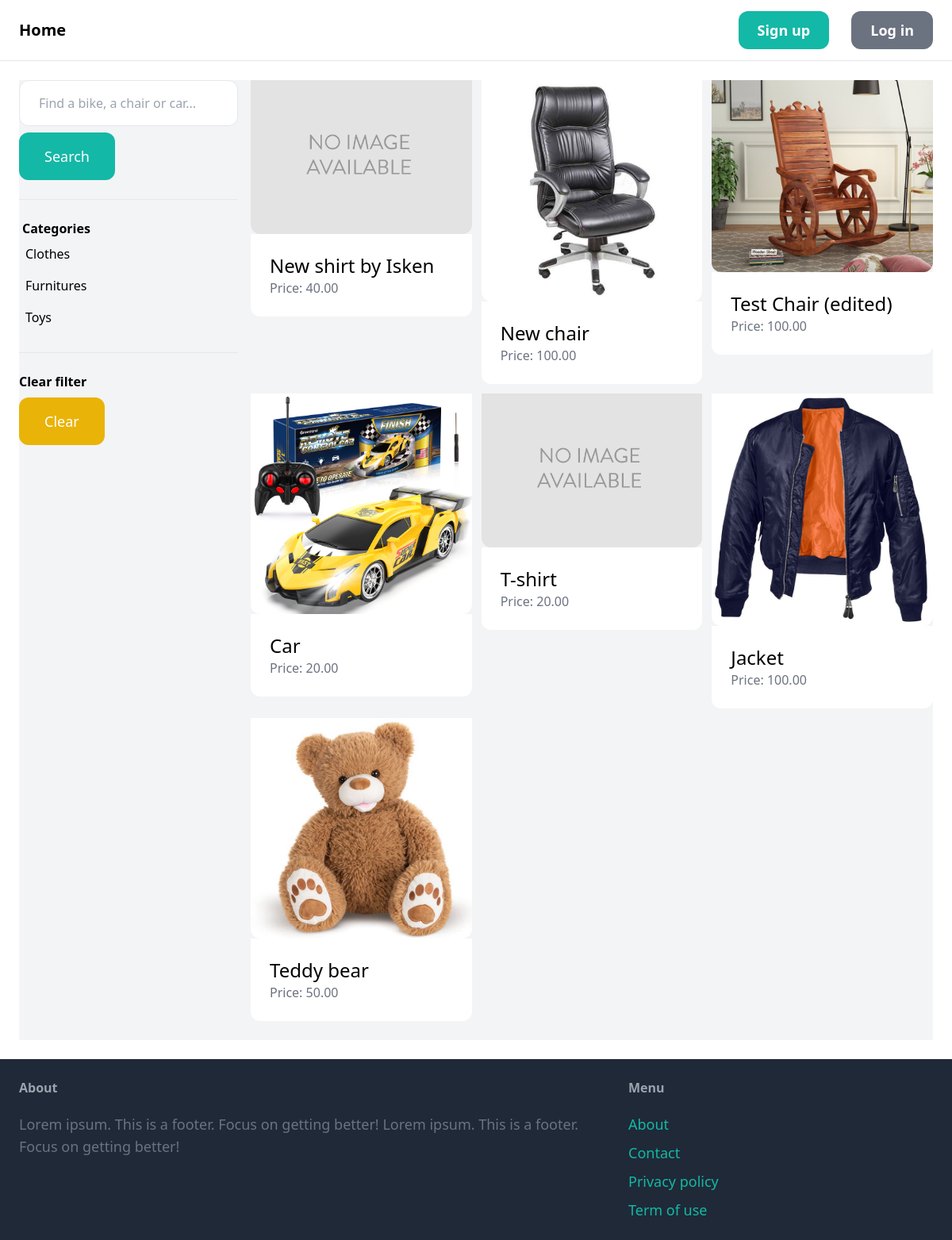
Screenshot of /item/browse/ with the database file from the repository.
### item/models.py (models this page shows, shortened)
class Category(models.Model):
    name = models.CharField(max_length=200)
    slug = models.SlugField(max_length=200, unique=True)
    class Meta:
        ordering = ["name"]
        verbose_name = "category"
        verbose_name_plural = "categories"

class Item(models.Model):
    category = models.ForeignKey(
        Category, related_name="items", on_delete=models.CASCADE
    )
    name = models.CharField(max_length=200)
    slug = models.SlugField(max_length=200)
    description = models.TextField(blank=True, null=True)
    price = models.DecimalField(max_digits=10, decimal_places=2)
    is_sold = models.BooleanField(default=False)
    created_at = models.DateTimeField(auto_now_add=True)
    image = models.ImageField(upload_to="item_images/%Y/%m/%d", blank=True, null=True)
    created_by = models.ForeignKey(User, related_name="items", on_delete=models.CASCADE)
    def get_absolute_url(self):
        return reverse("detail", args=[self.id, self.slug])
    class Meta:
        ordering = ["-created_at"]
        indexes = [
            models.Index(fields=["id", "slug"]),
            models.Index(fields=["name"]),
            models.Index(fields=["created_at"]),
        ]

### item/views.py (the view)
# urls.py: path("browse/", views.browse, name="browse"),
def browse(request):
    query = request.GET.get("query", "")
    category_id = request.GET.get("category", 0)
    categories = Category.objects.all()
    items = Item.objects.filter(is_sold=False)
    if category_id:
        items = items.filter(
            category_id=category_id,
        )
    if query:
        items = items.filter(Q(name__icontains=query) | Q(description__icontains=query))
    return render(
        request,
        "item/browse.html",
        {
            "items": items,
            "query": query,
            "categories": categories,
            "category_id": int(category_id),
        },
    )

### item/templates/item/browse.html (shortened to what this page needs)
{% extends 'shop/base.html' %}
{% load static %}
{% block content %}
    <div class="pb-6 grid grid-cols-4 gap-4 bg-gray-100">
        <div class="col-span-1">
            <form action="{% url 'browse' %}" method="get">
                <input name="query" class="w-full py-4 px-6 border rounded-xl" type="text"
                value="{{ query }}" placeholder="Find a bike, a chair or car...">
                <button class="mt-2 py-4 px-8 text-lg bg-teal-500 text-white rounded-xl">Search</button>
            </form>
            <hr class="my-6">
            <p class="font-semibold ml-1">Categories</p>
            <ul>
                {% for category in categories %}
                  <li class="py-2 px-2 rounded-xl{% if category.id == category_id %} bg-gray-200{% endif %}">
                    <a href="{% url 'browse' %}?query={{ query }}&category={{ category.id }}">
                        {{ category.name }}
                    </a>
                  </li>
                {% endfor %}
            </ul>
            <hr class="my-6">
            <p class="font-semibold">Clear filter</p>
            <ul>
                <li>
                    <a href="{% url 'browse' %}" class="mt-2 py-4 px-8 inline-block bg-yellow-500
                    text-lg rounded-xl text-white">Clear</a>
                </li>
            </ul>
        </div>
        <div class="col-span-3">
            <div class="grid grid-cols-3 gap-3">
                {% for item in items %}
                  <div>
                    <a href="{{ item.get_absolute_url }}">
                        <div class="image">
                            <img src="{% if item.image %}{{ item.image.url }}{% else %}
                            {% static 'img/no_image.png' %}{% endif %}"class="rounded-b-xl">
                        </div>
                        <div class="p-6 bg-white rounded-b-xl">
                            <h2 class="text-2xl">{{ item.name }}</h2>
                            <p class="text-gray-500">Price: {{ item.price }}</p>
                        </div>
                    </a>
                  </div>
                {% endfor %}
            </div>
        </div>
    </div>
{% endblock content %}

### shop/templates/shop/base.html (shortened to what this page needs)
{% load static %}
<!DOCTYPE html>
<html lang="en">
<head>
    <script src="https://cdn.tailwindcss.com"></script>
</head>
<body>
    <nav class="py-6 px-6 flex justify-between items-center border-b border-gray-200">
        <a href="/" class="text-xl font-semibold">Home</a>
        <div class="space-x-6">
            {% if request.user.is_authenticated %}
            <a href="{% url 'add_item' %}" class="text-lg font-semibold hover:text-gray-500">New item</a>
            <a href="{% url 'browse' %}" class="text-lg font-semibold hover:text-gray-500">Browse</a>
            <a href="#" class="text-lg font-bold">Hello, {{ user.username }}</a>
            <a href="{% url 'logout' %}" class="px-6 py-3 text-lg font-semibold bg-gray-500 text-white
            rounded-xl hover:bg-gray-700">Log out</a>
            <a href="{% url 'conversation:inbox' %}" class="px-6 py-3 text-lg font-semibold bg-teal-500 text-white
            rounded-xl hover:bg-teal-700">Inbox</a>
            <a href="{% url 'dashboard' %}" class="px-6 py-3 text-lg font-semibold bg-gray-500 text-white
            rounded-xl hover:bg-gray-700">Dashboard</a>
            {% else %}
            <a href="{% url 'signup' %}" class="px-6 py-3 text-lg font-semibold bg-teal-500 text-white
            rounded-xl hover:bg-teal-700">Sign up</a>
            <a href="{% url 'login' %}" class="px-6 py-3 text-lg font-semibold bg-gray-500 text-white
            rounded-xl hover:bg-gray-700">Log in</a>
            {% endif %}
        </div>
    </nav>
    <div class="py-6 px-6">
        {% block content %}
        {% endblock content %}
    </div>
    <footer class="py-6 px-6 flex justify-between bg-gray-800">
        <div class="w-2/3 pr-10">
            <h3 class="mb-5 font-semibold text-gray-400">About</h3>
            <p class="text-lg text-gray-500">Lorem ipsum. This is a footer. Focus on getting better! Lorem ipsum. This is a footer. Focus on getting better!</p>
        </div>
        <div class="w-1/3">
            <h3 class="mb-5 font-semibold text-gray-400">Menu</h3>
            <ul class="space-y-2">
                <li><a href="#" class="text-lg text-teal-500 hover:text-teal-700">About</a></li>
                <li><a href="#" class="text-lg text-teal-500 hover:text-teal-700">Contact</a></li>
                <li><a href="#" class="text-lg text-teal-500 hover:text-teal-700">Privacy policy</a></li>
                <li><a href="#" class="text-lg text-teal-500 hover:text-teal-700">Term of use</a></li>
            </ul>
        </div>
    </footer>
</body>
</html>

### rows the page displays
Category: name "Clothes"
Category: name "Furnitures"
Category: name "Toys"
Item: name "New shirt by Isken", price "40.00"
Item: image (picture), name "New chair", price "100.00"
Item: image (picture), name "Test Chair (edited)", price "100.00"
Item: image (picture), name "Car", price "20.00"
Item: name "T-shirt", price "20.00"
Item: image (picture), name "Jacket", price "100.00"
Item: image (picture), name "Teddy bear", price "50.00"
